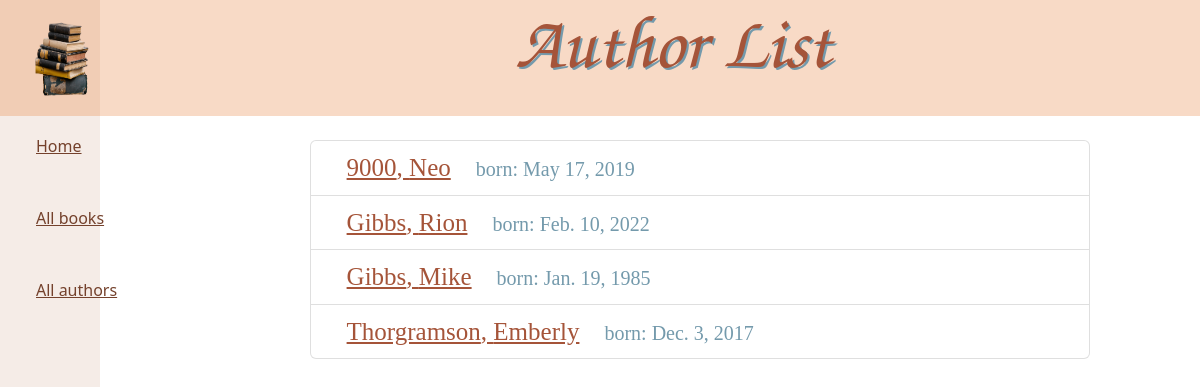
Screenshot of /catalog/authors/ with the database file from the repository.
### catalog/models.py (models this page shows, shortened)
class Author(models.Model):
    first_name = models.CharField(max_length=100)
    last_name = models.CharField(max_length=100)
    date_of_birth = models.DateField(null=True, blank=True)
    date_of_death = models.DateField('Died', null=True, blank=True)
    class Meta:
        ordering = ['last_name']
    def get_absolute_url(self):
        return reverse('author-detail', args=[str(self.id)])

### catalog/views.py (the view)
# urls.py: path("authors/", views.AuthorListView.as_view(), name="authors"),
class AuthorListView(generic.ListView):
    model = Author
    template_name = "author_list.html"

### catalog/templates/author_list.html
{% extends "base_generic.html" %}
{% block header %}
 <h1 style="font-size: 75px;">Author List</h1>
            {% endblock %}
{% block content %}
  {% if author_list %}
  <ul class="list-group">
    {% for author in author_list %}
    <li class="list-group-item center_body middle"  style="background-color: #ffffff30; color: #749aac">
        <a style=" color: #a55439; font-size: 25px" class="center_body middle" href="{{ author.get_absolute_url }}">{{ author.last_name }}, {{ author.first_name }}</a> born: {{ author.date_of_birth }}
      </li>
    {% endfor %}
  </ul>
  {% else %}
    <p>fuck you</p>
  {% endif %}
{% endblock %}

### catalog/templates/base_generic.html (style rules this page uses)
a { background-color: #ffffff00; color: #a55439; }
.center_body { margin: auto; width: 80%; padding: 20px; }
body { background: white url("/static/images/background.png") no-repeat center center fixed; -webkit-background-size: cover; -moz-background-size: cover; -o-background-size: cover; background-size: cover; }
h1 { color:#a55439; font-family: z003; font-size: 75px; text-shadow: 2px 2px #749aac; margin-bottom: auto; padding-bottom: 0%; }
.middle { color:#b06c45; font-family: suranna; background-color: #ffffff00; font-size: 20px; }

### rows the page displays
Author: last_name "9000", first_name "Neo", date_of_birth "May 17, 2019"
Author: last_name "Gibbs", first_name "Rion", date_of_birth "Feb. 10, 2022"
Author: last_name "Gibbs", first_name "Mike", date_of_birth "Jan. 19, 1985"
Author: last_name "Thorgramson", first_name "Emberly", date_of_birth "Dec. 3, 2017"
